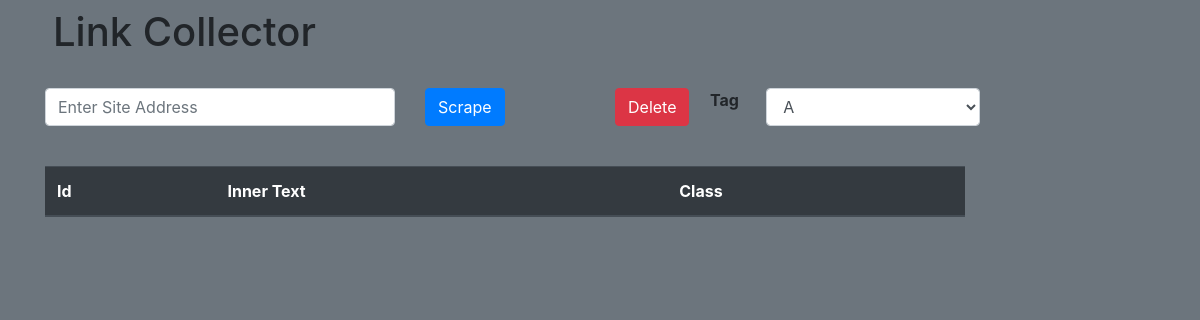
The page /h1s on the database as committed earlier.
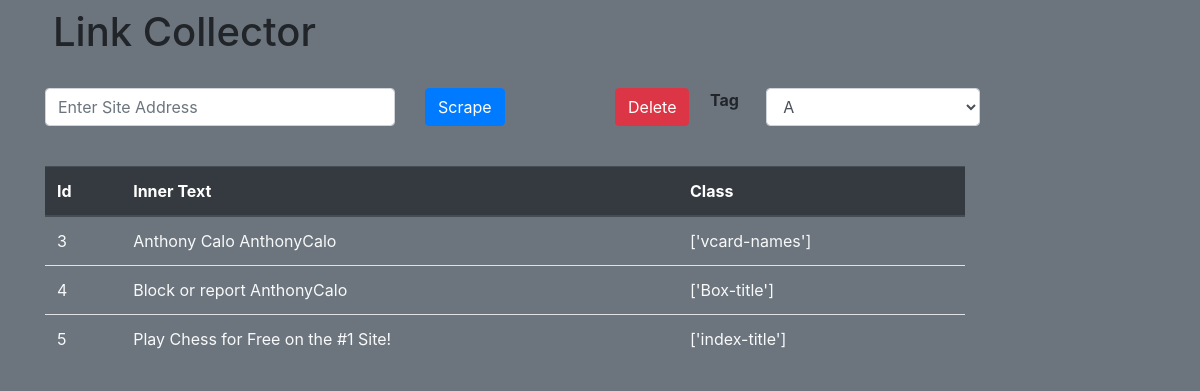
The same page on the database as committed later.
### link_scrape/models.py (models this page shows)
class H1(models.Model):
    def __str__(self):
        return str(self.inner_text)
    tag = models.CharField(max_length=1000, default="h1")
    inner_text= models.CharField(max_length=1000, null=True, blank=True)
    class_name= models.CharField(max_length=1000, null=True, blank=True)

### link_scrape/views.py (the view)
# urls.py: path('h1s', views.h1_view, name = 'h1'),
def h1_view(request):
    h1s = H1.objects.all()
    print(h1s)
    return render(request, 'link_scrape/h_page.html', {"h_tags": h1s})

### link_scrape/templates/link_scrape/h_page.html
{% extends 'link_scrape/base.html' %}
{% block body %}
        <div class="row">
            <div class="col-md-10">
                <table class="table">
                    <thead class="thead-dark">
                      <tr>
                        <th scope="col">Id</th>
                        <th scope="col">Inner Text</th>
                        <th scope="col">Class</th>
                      </tr>
                    </thead>
                    <tbody class='text-light'>
                        {% for h in h_tags %}
                        {% if h.inner_text or h.class_name%}
                        <tr>
                            <td>{{h.id}}</td>
                            <td>{{h.inner_text}}</td>
                            <td>{{h.class_name}}</td>
                          </tr>
                        {% endif %}
                        {% endfor %}
                    </tbody>
                  </table>
            </div>
        </div>
{% endblock %}

### link_scrape/templates/link_scrape/base.html (shortened to what this page needs)
<!DOCTYPE html>
<html lang="en">
<head>
    <link rel="stylesheet" href="https://stackpath.bootstrapcdn.com/bootstrap/4.3.1/css/bootstrap.min.css">
</head>
<body class="bg-secondary">
    <div class="container">
        <div class="row">
            <div class="m-2 col-md-12">
                <h1>Link Collector</h1>
            </div>
        </div>
        <div class="row mt-3 mb-4">
            <div class="col-md-4">
                <form method="POST" action="/">
                    <input class='form-control' type="text" id="sites" placeholder="Enter Site Address" name='site'>
                </div>
                <div class="col-md-2">
                    <button class='btn btn-primary' type='submit'>Scrape</button>
                </div>
                <div class="col-md-1">
                    <a class='btn btn-danger' href='/delete'>Delete</a>
                </div>
                <div class="col-md-3 dropdown form-group">
                    <div class="row">
                        <label for="tag" class="col-md-3 float-left" style="font-weight:bold;">Tag</label>
                    <select name="tag" class='dropwdown-menu col-md-9 form-control'>
                        <option class="dropdown-item" value="a">A</option>
                    </select>
                </div>
                </div>
        </div>
    {% block body %}
    {% endblock %}
    </div>
    </body>
    </html>

Rows that differ between the two databases and show on the page:
added H1: id "3", inner_text "Anthony Calo AnthonyCalo", class_name "['vcard-names']"
added H1: id "4", inner_text "Block or report AnthonyCalo", class_name "['Box-title']"
added H1: id "5", inner_text "Play Chess for Free on the #1 Site!", class_name "['index-title']"
